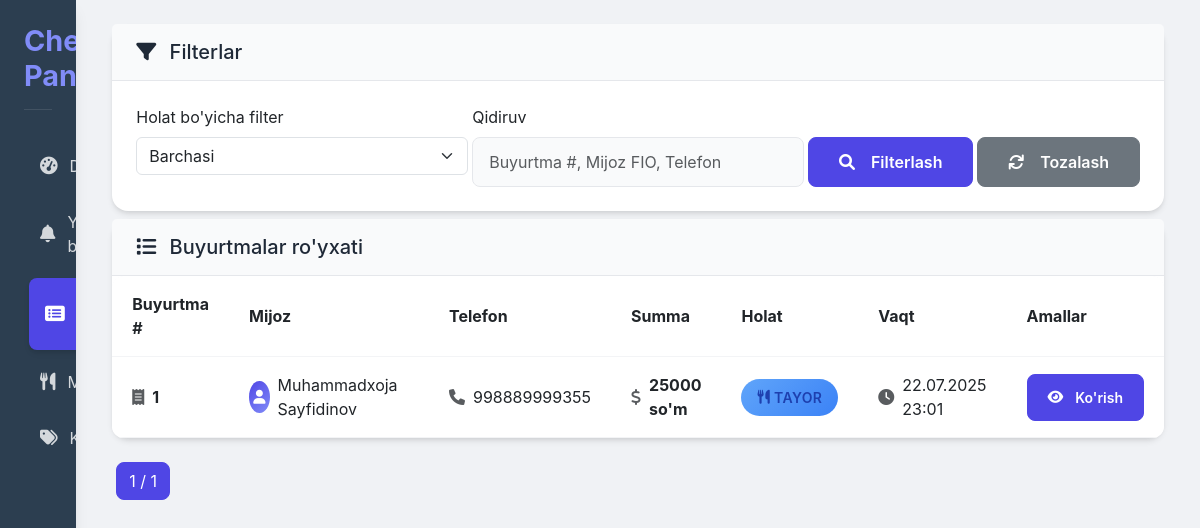
Screenshot of /orders/ with the database file from the repository.
### chef_panel/models.py (models this page shows, shortened)
class Order(models.Model):
    STATUS_CHOICES = [
        ('yangi', 'Yangi'),
        ('tasdiqlangan', 'Tasdiqlangan'),
        ('tayor', 'Tayor'),
        ('yolda', 'Yo\'lda'),
        ('yetkazildi', 'Yetkazildi'),
        ('bekor_qilingan', 'Bekor qilingan'),
    ]
    PAYMENT_CHOICES = [
        ('naqd', 'Naqd'),
        ('karta', 'Karta'),
        ('online', 'Online to\'lov'),
    ]
    customer = models.ForeignKey(Customer, on_delete=models.CASCADE, verbose_name="Mijoz")
    telegram_user_id = models.BigIntegerField(verbose_name="Telegram User ID", null=True, blank=True)
    order_number = models.CharField(max_length=20, unique=True, verbose_name="Buyurtma raqami")
    status = models.CharField(max_length=20, choices=STATUS_CHOICES, default='yangi', verbose_name="Holati")
    payment_method = models.CharField(max_length=20, choices=PAYMENT_CHOICES, default='naqd', verbose_name="To'lov usuli")
    latitude = models.FloatField(verbose_name="Kenglik", null=True, blank=True)
    longitude = models.FloatField(verbose_name="Uzunlik", null=True, blank=True)
    address = models.TextField(blank=True, null=True, verbose_name="Manzil")
    products_total = models.DecimalField(max_digits=10, decimal_places=2, verbose_name="Mahsulotlar summasi")
    delivery_cost = models.DecimalField(max_digits=10, decimal_places=2, verbose_name="Yetkazib berish narxi")
    total_amount = models.DecimalField(max_digits=10, decimal_places=2, verbose_name="Umumiy summa")
    created_at = models.DateTimeField(auto_now_add=True, verbose_name="Yaratilgan vaqti")
    confirmed_at = models.DateTimeField(null=True, blank=True, verbose_name="Tasdiqlangan vaqti")
    ready_at = models.DateTimeField(null=True, blank=True, verbose_name="Tayor bo'lgan vaqti")
    delivered_at = models.DateTimeField(null=True, blank=True, verbose_name="Yetkazilgan vaqti")
    chef_message_id = models.BigIntegerField(null=True, blank=True)
    user_message_id = models.BigIntegerField(null=True, blank=True)
    courier_message_id = models.BigIntegerField(null=True, blank=True)
    class Meta:
        verbose_name = "Buyurtma"
        verbose_name_plural = "Buyurtmalar"
        ordering = ['-created_at']

class Customer(models.Model):
    telegram_id = models.BigIntegerField(unique=True, verbose_name="Telegram ID")
    full_name = models.CharField(max_length=200, verbose_name="To'liq ismi")
    phone_number = models.CharField(max_length=20, verbose_name="Telefon raqami")
    created_at = models.DateTimeField(auto_now_add=True)
    class Meta:
        verbose_name = "Mijoz"
        verbose_name_plural = "Mijozlar"

### chef_panel/views.py (the view)
# urls.py: path('orders/', views.order_list, name='order_list'),
def order_list(request):
  status_filter = request.GET.get('status', '')
  search = request.GET.get('search', '')
  orders = Order.objects.all().order_by('-created_at')
  if status_filter:
      orders = orders.filter(status=status_filter)
  if search:
      orders = orders.filter(
          Q(order_number__icontains=search) |
          Q(customer__full_name__icontains=search) |
          Q(customer__phone_number__icontains=search)
      )
  paginator = Paginator(orders, 20)
  page_number = request.GET.get('page')
  page_obj = paginator.get_page(page_number)
  context = {
      'page_obj': page_obj,
      'status_filter': status_filter,
      'search': search,
      'status_choices': Order.STATUS_CHOICES,
  }
  return render(request, 'chef_panel/order_list.html', context)

### templates/chef_panel/order_list.html (shortened to what this page needs)
{% extends 'base.html' %}
{% block content %}
<div class="card mb-2">
    <div class="card-header">
        <h5 class="mb-0">
            <i class="fas fa-filter me-2"></i>
            Filterlar
        </h5>
    </div>
    <div class="card-body">
        <form method="GET" class="row g-1">
            <div class="col-md-4">
                <label for="status_filter" class="form-label">Holat bo'yicha filter</label>
                <select name="status" id="status_filter" class="form-select">
                    <option value="">Barchasi</option>
                </select>
            </div>
            <div class="col-md-4">
                <label for="search_input" class="form-label">Qidiruv</label>
                <input type="text" name="search" id="search_input" class="form-control" placeholder="Buyurtma #, Mijoz FIO, Telefon" value="{{ search }}">
            </div>
            <div class="col-md-4 d-flex align-items-end">
                <div class="d-flex gap-1 w-100">
                    <button type="submit" class="btn btn-primary flex-fill">
                        <i class="fas fa-search me-2"></i>Filterlash
                    </button>
                    <a href="{% url 'chef_panel:order_list' %}" class="btn btn-secondary flex-fill">
                        <i class="fas fa-refresh me-2"></i>Tozalash
                    </a>
                </div>
            </div>
        </form>
    </div>
</div>
{% if page_obj %}
    <div class="card">
        <div class="card-header">
            <h5 class="mb-0">
                <i class="fas fa-list me-2"></i>
                Buyurtmalar ro'yxati
            </h5>
        </div>
        <div class="card-body p-0">
            <div class="table-responsive">
                <table class="table mb-0">
                    <thead>
                        <tr>
                            <th>Buyurtma #</th>
                            <th>Mijoz</th>
                            <th>Telefon</th>
                            <th>Summa</th>
                            <th>Holat</th>
                            <th>Vaqt</th>
                            <th>Amallar</th>
                        </tr>
                    </thead>
                    <tbody>
                        {% for order in page_obj %}
                        <tr>
                            <td>
                                <div class="d-flex align-items-center">
                                    <i class="fas fa-receipt me-2 text-muted"></i>
                                    <strong>{{ order.order_number }}</strong>
                                </div>
                            </td>
                            <td>
                                <div class="d-flex align-items-center">
                                    <div class="customer-avatar-sm me-2">
                                        <i class="fas fa-user"></i>
                                    </div>
                                    {{ order.customer.full_name }}
                                </div>
                            </td>
                            <td>
                                <div class="d-flex align-items-center">
                                    <i class="fas fa-phone me-2 text-muted"></i>
                                    {{ order.customer.phone_number }}
                                </div>
                            </td>
                            <td>
                                <div class="d-flex align-items-center">
                                    <i class="fas fa-dollar-sign me-2 text-muted"></i>
                                    <strong>{{ order.total_amount|floatformat:0 }} so'm</strong>
                                </div>
                            </td>
                            <td>
                                {% if order.status == 'yangi' %}
                                    <span class="status-badge bg-warning">
                                        <i class="fas fa-star me-1"></i>Yangi
                                    </span>
                                {% elif order.status == 'tasdiqlangan' %}
                                    <span class="status-badge bg-success">
                                        <i class="fas fa-check-circle me-1"></i>Tasdiqlangan
                                    </span>
                                {% elif order.status == 'tayor' %}
                                    <span class="status-badge bg-info">
                                        <i class="fas fa-utensils me-1"></i>Tayor
                                    </span>
                                {% elif order.status == 'yolda' %}
                                    <span class="status-badge bg-info">
                                        <i class="fas fa-truck me-1"></i>Yo'lda
                                    </span>
                                {% elif order.status == 'yetkazildi' %}
                                    <span class="status-badge bg-secondary">
                                        <i class="fas fa-check-double me-1"></i>Yetkazildi
                                    </span>
                                {% elif order.status == 'bekor_qilingan' %}
                                    <span class="status-badge bg-danger">
                                        <i class="fas fa-times me-1"></i>Bekor qilingan
                                    </span>
                                {% endif %}
                            </td>
                            <td>
                                <div class="d-flex align-items-center">
                                    <i class="fas fa-clock me-2 text-muted"></i>
                                    {{ order.created_at|date:"d.m.Y H:i" }}
                                </div>
                            </td>
                            <td>
                                <a href="{% url 'chef_panel:order_detail' order.id %}" class="btn btn-primary btn-sm">
                                    <i class="fas fa-eye me-1"></i>Ko'rish
                                </a>
                            </td>
                        </tr>
                        {% endfor %}
                    </tbody>
                </table>
            </div>
        </div>
    </div>
    <nav aria-label="Page navigation" class="mt-3">
        <ul class="pagination">
            <li class="page-item active">
                <span class="page-link">
                    {{ page_obj.number }} / {{ page_obj.paginator.num_pages }}
                </span>
            </li>
        </ul>
    </nav>
{% endif %}
{% endblock %}

### templates/base.html (style rules this page uses)
:root { --primary-color: #4f46e5; --primary-light: #818cf8; --secondary-color: #10b981; --accent-color: #f59e0b; --danger-color: #ef4444; --success-color: #22c55e; --warning-color: #f59e0b; --bg-primary: #ffffff; --bg-secondary: #f9fafb; --bg-tertiary: #f3f4f6; --text-primary: #1f2937; --text-secondary: #4b5563; --border-color: #e5e7eb; --border-light: #f3f4f6; --radius-sm: 0.25rem; --radius-md: 0.5rem; --radius-lg: 0.75rem; --radius-xl: 1rem; --radius-full: 9999px; --shadow-sm: 0 1px 2px 0 rgba(0, 0, 0, 0.05); --shadow-md: 0 4px 6px -1px rgba(0, 0, 0, 0.1), 0 2px 4px -1px rgba(0, 0, 0, 0.06); --shadow-lg: 0 10px 15px -3px rgba(0, 0, 0, 0.1), 0 4px 6px -2px rgba(0, 0, 0, 0.05); --shadow-xl: 0 20px 25px -5px rgba(0, 0, 0, 0.1), 0 10px 10px -5px rgba(0, 0, 0, 0.04); --transition-normal: all 0.2s ease-in-out; }
body { font-family: 'Inter', sans-serif; background-color: #f0f2f5; color: var(--text-primary); min-height: 100vh; display: flex; flex-direction: column; }
.card { border: none; border-radius: var(--radius-xl); box-shadow: var(--shadow-md); background-color: var(--bg-primary); margin-bottom: 1.5rem; }
.card-header { background-color: var(--bg-secondary); border-bottom: 1px solid var(--border-color); border-top-left-radius: var(--radius-xl); border-top-right-radius: var(--radius-xl); font-weight: 600; color: var(--text-primary); padding: 1rem 1.5rem; font-size: 1.1rem; }
.card-body { padding: 1.5rem; }
.btn { border-radius: var(--radius-md); font-weight: 600; padding: 0.75rem 1.25rem; transition: var(--transition-normal); display: inline-flex; align-items: center; justify-content: center; gap: 0.5rem; }
.btn-primary { background-color: var(--primary-color); border-color: var(--primary-color); }
.form-control { border-radius: var(--radius-md); border: 1px solid var(--border-color); padding: 0.75rem 1rem; background-color: var(--bg-secondary); color: var(--text-primary); }
.table { background-color: var(--bg-primary); border-radius: var(--radius-lg); overflow: hidden; }
.table thead { background-color: var(--bg-secondary); }
.table th, .table td { padding: 1rem 1.25rem; vertical-align: middle; border-color: var(--border-light); }
.pagination .page-item .page-link { border-radius: var(--radius-md); margin: 0 0.25rem; color: var(--primary-color); background-color: var(--bg-primary); border: 1px solid var(--border-color); transition: var(--transition-normal); }
.pagination .page-item.active .page-link { background-color: var(--primary-color); border-color: var(--primary-color); color: white; }
.status-badge { padding: 0.5rem 1rem; border-radius: var(--radius-full); font-size: 0.875rem; font-weight: 600; display: inline-flex; align-items: center; text-transform: uppercase; letter-spacing: 0.025em; }
.status-badge.bg-info { background: linear-gradient(135deg, #60a5fa 0%, #3b82f6 100%); color: #1e40af; }

### templates/chef_panel/order_list.html (style rules this page uses)
.customer-avatar-sm { width: 32px; height: 32px; background: linear-gradient(135deg, var(--primary-color) 0%, var(--primary-light) 100%); border-radius: 50%; display: flex; align-items: center; justify-content: center; color: white; font-size: 0.875rem; box-shadow: var(--shadow-xs); }

### rows the page displays
Order: order_number "1", customer.full_name "Muhammadxoja Sayfidinov", customer.phone_number "998889999355", total_amount "25000", status "tayor" (drawn), created_at "22.07.2025 23:01"

### other values shown
{{ page_obj.number }} "1"
{{ page_obj.paginator.num_pages }} "1"
